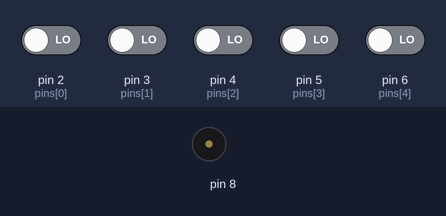
The sketch below on a simulated Arduino Uno, built with avr-gcc and run on an emulated ATmega328P. Shown: buzzer (waves = sounding). The inputs (shaded band) are chosen by the test bench; at power-on: pin 2 (pins[0]), pin 3 (pins[1]), pin 4 (pins[2]), pin 5 (pins[3]), pin 6 (pins[4]) LOW.

Above: at 1.2 s.
1.3 s: pin 2 (pins[0]) driven HIGH
At 1.6 s:
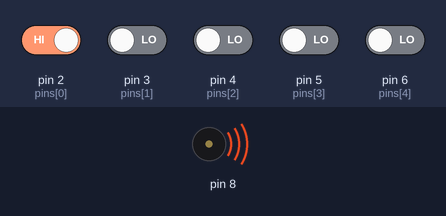
Timing chart, 0 to 4.3 s (numbered marks = the images above; inputs shaded):
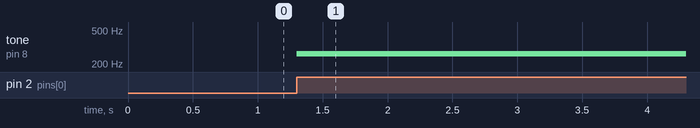

The sketch:

sketch_apr03b.ino
```cpp
#define DO 262
#define RE 294
#define MI 330
#define PA 349
#define SOL 392

int pins[] = {2,3,4,5,6};
int note[] = {DO, RE, MI, PA, SOL};

void setup() {
  for(int i=0; i<5; i++){
    pinMode(pins[i], INPUT);
  }
}

void loop() {
  for(int i=0; i<5; i++){
    if(digitalRead(pins[i])==HIGH) {
      tone(8, note[i], 20);
    }
  }
}
```

Measured:
- after the input at 1.3 s, tone on pin 8: silent → 262 Hz at once
